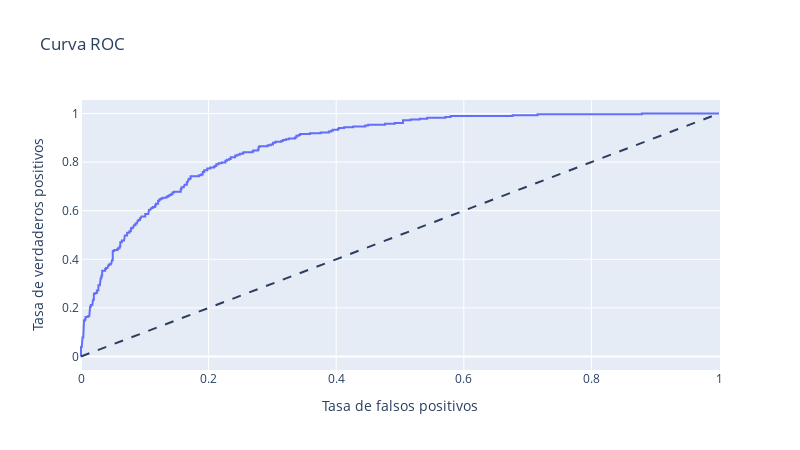

This figure's notebook cell:
### Markdown cell above
#### NEURAL NETWORK

### Code cell
model_net = Sequential()

model_net.add(Dense(32, input_dim=X_train.shape[1], activation='relu'))
model_net.add(Dropout(0.5))  # Prevención sobreajuste (Apagado aleatorio de neuronas)
model_net.add(Dense(16, activation='relu')) 
model_net.add(Dropout(0.5))  # Prevención sobreajuste (Apagado aleatorio de neuronas)
model_net.add(Dense(8, activation='relu')) 
model_net.add(Dropout(0.5))  # Prevención sobreajuste (Apagado aleatorio de neuronas)
model_net.add(Dense(1, activation='sigmoid'))

model_net.compile(optimizer='adam', loss='binary_crossentropy', metrics=['accuracy'])

history = model_net.fit(X_train, y_train, epochs=50, batch_size=32, validation_data=(X_test, y_test), verbose=False)

loss, accuracy = model_net.evaluate(X_test, y_test)
print(f"Precisión en el conjunto de prueba: {accuracy:.4f}")

predictions = (model_net.predict(X_test)>=0.5).astype(int)

find_scores(X_test, y_test, predictions, model_net)

### Figure 1 — Plotly figure (JSON) as saved in the notebook; plotly's stock layout.template omitted (floating-point values rounded to 4 significant figures; data arrays with more than 128 entries replaced by an {"elided": "..."} marker saying what was removed)
{"data": [{"hovertemplate": "Tasa de falsos positivos=%{x}<br>Tasa de verdaderos positivos=%{y}<extra></extra>", "legendgroup": "", "line": {"color": "#636efa", "dash": "solid"}, "marker": {"symbol": "circle"}, "mode": "lines", "name": "", "orientation": "v", "showlegend": false, "type": "scatter", "x": {"elided": "279 float values"}, "xaxis": "x", "y": {"elided": "279 float values"}, "yaxis": "y"}], "layout": {"height": 450, "legend": {"tracegroupgap": 0}, "shapes": [{"line": {"dash": "dash"}, "type": "line", "x0": 0, "x1": 1, "y0": 0, "y1": 1}], "title": {"text": "Curva ROC"}, "width": 800, "xaxis": {"anchor": "y", "domain": [0, 1], "title": {"text": "Tasa de falsos positivos"}}, "yaxis": {"anchor": "x", "domain": [0, 1], "title": {"text": "Tasa de verdaderos positivos"}}}}
